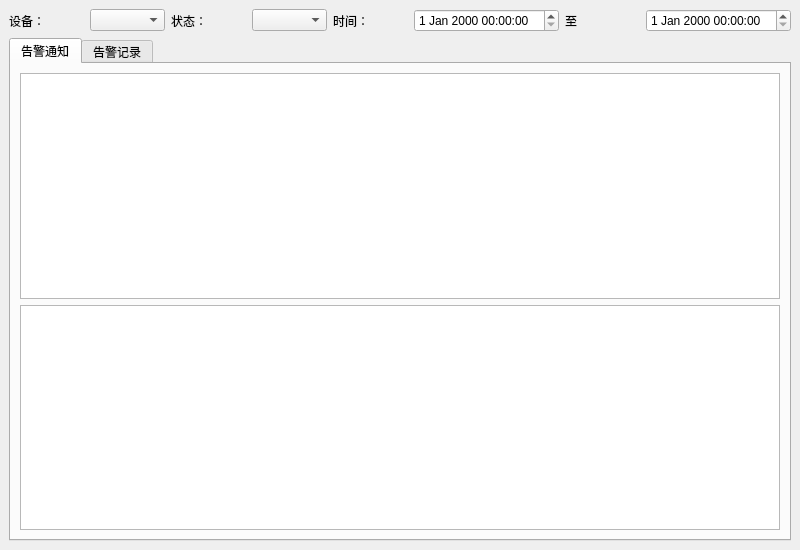
<?xml version="1.0" encoding="UTF-8"?>
<ui version="4.0">
 <class>AlarmDisplayWindow</class>
 <widget class="QMainWindow" name="AlarmDisplayWindow">
  <property name="geometry">
   <rect>
    <x>0</x>
    <y>0</y>
    <width>800</width>
    <height>550</height>
   </rect>
  </property>
  <property name="windowTitle">
   <string>告警展示</string>
  </property>
  <widget class="QWidget" name="centralwidget">
   <layout class="QVBoxLayout" name="verticalLayout">
    <item>
     <layout class="QHBoxLayout" name="filterLayout">
      <item>
       <widget class="QLabel" name="deviceLabel">
        <property name="text">
         <string>设备：</string>
        </property>
       </widget>
      </item>
      <item>
       <widget class="QComboBox" name="deviceComboBox"/>
      </item>
      <item>
       <widget class="QLabel" name="statusLabel">
        <property name="text">
         <string>状态：</string>
        </property>
       </widget>
      </item>
      <item>
       <widget class="QComboBox" name="statusComboBox"/>
      </item>
      <item>
       <widget class="QLabel" name="timeLabel">
        <property name="text">
         <string>时间：</string>
        </property>
       </widget>
      </item>
      <item>
       <widget class="QDateTimeEdit" name="startDateTimeEdit"/>
      </item>
      <item>
       <widget class="QLabel" name="toLabel">
        <property name="text">
         <string>至</string>
        </property>
       </widget>
      </item>
      <item>
       <widget class="QDateTimeEdit" name="endDateTimeEdit"/>
      </item>
     </layout>
    </item>
    <item>
     <widget class="QTabWidget" name="alarmTabWidget">
      <property name="tabPosition">
       <enum>QTabWidget::North</enum>
      </property>
      <widget class="QWidget" name="notificationTab">
       <attribute name="title">
        <string>告警通知</string>
       </attribute>
       <layout class="QVBoxLayout" name="notificationLayout">
        <item>
         <widget class="QTableWidget" name="notificationTable"/>
        </item>
        <item>
         <widget class="QTextEdit" name="notificationDetailText"/>
        </item>
       </layout>
      </widget>
      <widget class="QWidget" name="recordTab">
       <attribute name="title">
        <string>告警记录</string>
       </attribute>
       <layout class="QVBoxLayout" name="recordLayout">
        <item>
         <widget class="QTableWidget" name="recordTable"/>
        </item>
        <item>
         <widget class="QTextEdit" name="recordDetailText"/>
        </item>
       </layout>
      </widget>
     </widget>
    </item>
   </layout>
  </widget>
 </widget>
 <resources/>
 <connections/>
</ui> 
